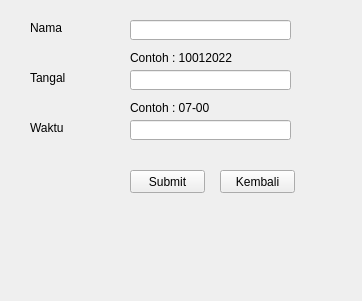
<?xml version="1.0" encoding="UTF-8"?>
<ui version="4.0">
 <class>Form</class>
 <widget class="QWidget" name="Form">
  <property name="geometry">
   <rect>
    <x>0</x>
    <y>0</y>
    <width>362</width>
    <height>301</height>
   </rect>
  </property>
  <property name="windowTitle">
   <string>Form</string>
  </property>
  <widget class="QPushButton" name="KSubmit">
   <property name="geometry">
    <rect>
     <x>130</x>
     <y>170</y>
     <width>75</width>
     <height>23</height>
    </rect>
   </property>
   <property name="text">
    <string>Submit</string>
   </property>
  </widget>
  <widget class="QPushButton" name="KKembali">
   <property name="geometry">
    <rect>
     <x>220</x>
     <y>170</y>
     <width>75</width>
     <height>23</height>
    </rect>
   </property>
   <property name="text">
    <string>Kembali</string>
   </property>
  </widget>
  <widget class="QLabel" name="label_13">
   <property name="geometry">
    <rect>
     <x>30</x>
     <y>70</y>
     <width>81</width>
     <height>16</height>
    </rect>
   </property>
   <property name="text">
    <string>Tangal</string>
   </property>
  </widget>
  <widget class="QLabel" name="label_10">
   <property name="geometry">
    <rect>
     <x>130</x>
     <y>100</y>
     <width>151</width>
     <height>16</height>
    </rect>
   </property>
   <property name="text">
    <string>Contoh : 07-00</string>
   </property>
  </widget>
  <widget class="QLineEdit" name="tanggal">
   <property name="geometry">
    <rect>
     <x>130</x>
     <y>70</y>
     <width>161</width>
     <height>20</height>
    </rect>
   </property>
   <property name="text">
    <string/>
   </property>
  </widget>
  <widget class="QLineEdit" name="waktu">
   <property name="geometry">
    <rect>
     <x>130</x>
     <y>120</y>
     <width>161</width>
     <height>20</height>
    </rect>
   </property>
   <property name="text">
    <string/>
   </property>
  </widget>
  <widget class="QLabel" name="label_9">
   <property name="geometry">
    <rect>
     <x>130</x>
     <y>50</y>
     <width>151</width>
     <height>16</height>
    </rect>
   </property>
   <property name="text">
    <string>Contoh : 10012022</string>
   </property>
  </widget>
  <widget class="QLineEdit" name="nama">
   <property name="geometry">
    <rect>
     <x>130</x>
     <y>20</y>
     <width>161</width>
     <height>20</height>
    </rect>
   </property>
   <property name="text">
    <string/>
   </property>
  </widget>
  <widget class="QLabel" name="label_12">
   <property name="geometry">
    <rect>
     <x>30</x>
     <y>20</y>
     <width>81</width>
     <height>16</height>
    </rect>
   </property>
   <property name="text">
    <string>Nama</string>
   </property>
  </widget>
  <widget class="QLabel" name="label_11">
   <property name="geometry">
    <rect>
     <x>30</x>
     <y>120</y>
     <width>81</width>
     <height>16</height>
    </rect>
   </property>
   <property name="text">
    <string>Waktu</string>
   </property>
  </widget>
 </widget>
 <resources/>
 <connections/>
</ui>
